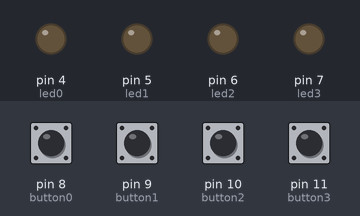
Bench run of a sketch on a simulated Arduino Uno, built with avr-gcc and run on an emulated ATmega328P. Shown: output pins drawn as LEDs (lit = HIGH). The test bench sets the inputs (shaded band); at power-on: pin 8 (button0), pin 9 (button1), pin 10 (button2), pin 11 (button3) LOW.

Above: at 1.2 s.
1.3 s: pin 8 (button0) pulled HIGH for 0.15 s
At 1.37 s:
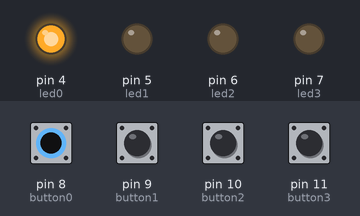
2.9 s: pin 9 (button1) pulled HIGH for 0.15 s
At 2.97 s:
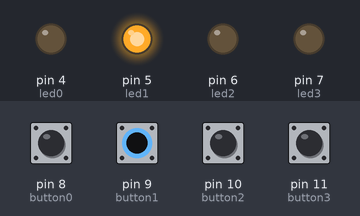
4.5 s: pin 10 (button2) pulled HIGH for 0.15 s
At 4.57 s:
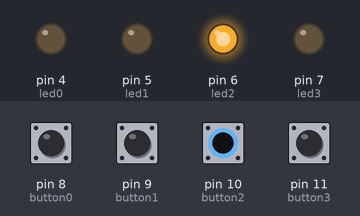
6.1 s: pin 11 (button3) pulled HIGH for 0.15 s
At 6.17 s:
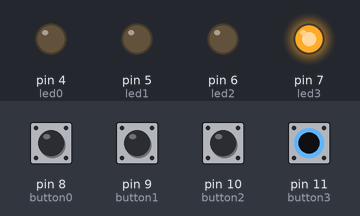
7.7 s: pin 8 (button0) driven HIGH and pin 9 (button1) driven HIGH
At 8.3 s:
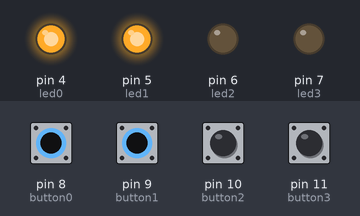
9.2 s: pin 10 (button2) pulled HIGH for 1 s
At 9.5 s:
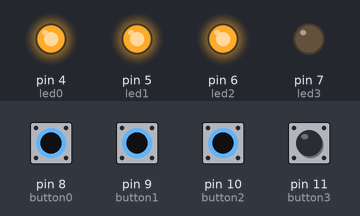
Timing chart, 0 to 12.2 s (numbered marks = the images above; inputs shaded):
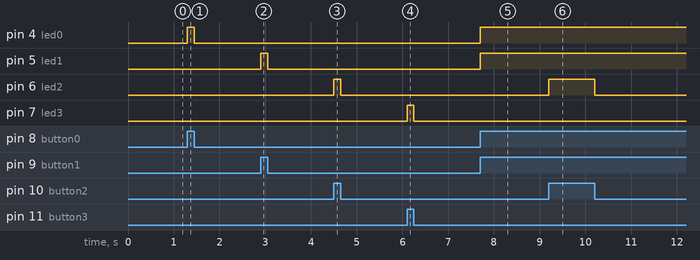

Measured:
- after the input at 1.3 s, pin 4 (led0): LOW → HIGH at once, → LOW 0.15 s later
- after the input at 2.9 s, pin 5 (led1): LOW → HIGH at once, → LOW 0.15 s later
- after the input at 4.5 s, pin 6 (led2): LOW → HIGH at once, → LOW 0.15 s later
- after the input at 6.1 s, pin 7 (led3): LOW → HIGH at once, → LOW 0.15 s later
- after the input at 7.7 s, pin 4 (led0), pin 5 (led1): LOW → HIGH at once
- after the input at 9.2 s, pin 6 (led2): LOW → HIGH at once, → LOW 1.0 s later

The sketch:

4-1.ino
```cpp
int led0 = 4;
int led1 = 5;
int led2 = 6;
int led3 = 7;
int button0 = 8;
int button1 = 9;
int button2 = 10;
int button3 = 11;

void setup() {
  pinMode(led0, OUTPUT);
  pinMode(led1, OUTPUT);
  pinMode(led2, OUTPUT);
  pinMode(led3, OUTPUT);
  pinMode(button0, INPUT);
  pinMode(button1, INPUT);
  pinMode(button2, INPUT);
  pinMode(button3, INPUT);
}

void loop() {
  if (digitalRead(button0) == HIGH) {
    digitalWrite(led0, HIGH);
  }
  else digitalWrite(led0, LOW);
  if (digitalRead(button1) == HIGH) {
    digitalWrite(led1, HIGH);
  }
  else digitalWrite(led1, LOW);
  if (digitalRead(button2) == HIGH) {
    digitalWrite(led2, HIGH);
  }
  else digitalWrite(led2, LOW);
  if (digitalRead(button3) == HIGH) {
    digitalWrite(led3, HIGH);
  }
  else digitalWrite(led3, LOW);
}
```
